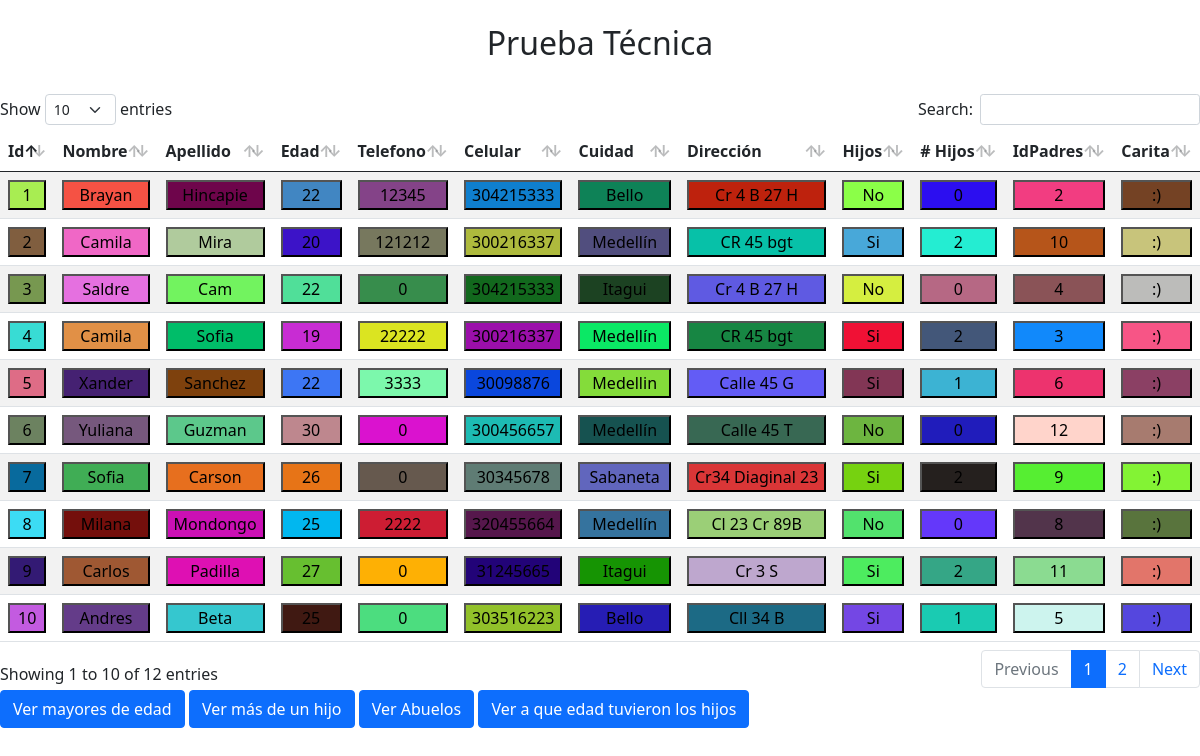
The app's page /Vista/index.php with its own data.
### tables this page shows
CREATE TABLE `personas` (
  `id` int(11) NOT NULL,
  `nombre` varchar(50) NOT NULL,
  `apellido` varchar(50) NOT NULL,
  `edad` int(11) NOT NULL,
  `telefono` int(11) NOT NULL,
  `celular` int(12) NOT NULL,
  `ciudad` varchar(40) NOT NULL,
  `direccion` varchar(30) NOT NULL,
  `hijos` tinyint(1) NOT NULL,
  `n_hijos` int(11) NOT NULL,
  `edadTuvoHijos` varchar(3) NOT NULL,
  `idPadres` int(11) NOT NULL
);

### Modelo/crudPersonas.php (called while the page is built, shortened)
<?php
class crudPersonas{
	public function listar(){
		$Db = Db::Conectar();
		$sql = $Db -> query("SELECT * FROM `personas`");
		$sql -> execute();
		return $sql -> fetchAll();
	}
}
?>

### Controlador/controladorPersonas.php (called while the page is built, shortened)
<?php
include "../Modelo/conexion.php";
include "../Modelo/crudPersonas.php";
class controladorPersonas
{
    public function listarPersonas(){
    	$crudPersonas = new crudPersonas();
    	return $crudPersonas -> listar();
    }
}
?>

### Modelo/conexion.php (called while the page is built, shortened)
<?php
class Db{
    public static function CerrarConexion(&$conn) {
      return $conn=null;
    }
}

### Vista/index.php (the view, shortened to what this page needs)
<?php
include "../Controlador/controladorPersonas.php";
$listarPersonas = $controladorPersonas->listarPersonas();
?>
<!DOCTYPE html>
<html>
<head>
	<link rel="stylesheet" type="text/css" href="css/bootstrap.min.css">
	<link rel="stylesheet" type="text/css" href="css/dataTables.bootstrap5.min.css">
</head>
<body>
	<br>
	<div>
		<h2 style="text-align: center">Prueba Técnica</h2>
	</div>
	<br>
	<div class="row" >
		<col span="10">
		<table id="tabla" class="table table-striped" style="width:100%">
		<thead>
			<tr>
				<th>Id</th>
				<th>Nombre</th>
				<th>Apellido</th>
				<th>Edad</th>
				<th>Telefono</th>
				<th>Celular</th>
				<th>Cuidad</th>
				<th>Dirección</th>
				<th>Hijos</th>
				<th># Hijos</th>
				<th>IdPadres</th>
				<th>Carita</th>
			</tr>
		</thead>
			<tbody>
				<?php
				$cont=0;
				foreach ($listarPersonas as $listar) {
				?>
				<tr>
					<td><button <?php $id = $cont++ ?> id="<?php echo $id?>"type="button" style="width:100%" onclick="cambiarcolor(<?php echo $id?>)"><?php echo $listar['id']?></button></td>
					<td><button <?php $id = $cont++ ?> id="<?php echo $id?>"type="button" style="width:100%" onclick="cambiarcolor(<?php echo $id?>)"><?php echo $listar['nombre']?></button></td>
					<td><button <?php $id = $cont++ ?> id="<?php echo $id?>"type="button" style="width:100%" onclick="cambiarcolor(<?php echo $id?>)"><?php echo $listar['apellido']?></button></td>
					<td ><button <?php $id = $cont++ ?> id="<?php echo $id?>"type="button" style="width:100%" onclick="cambiarcolor(<?php echo $id?>)"><?php echo $listar['edad']?></button></td>
					<td><button <?php $id = $cont++ ?> id="<?php echo $id?>"type="button" style="width:100%" onclick="cambiarcolor(<?php echo $id?>)"><?php echo $listar['telefono']?></button></td>
					<td><button <?php $id = $cont++ ?> id="<?php echo $id?>"type="button" style="width:100%" onclick="cambiarcolor(<?php echo $id?>)"><?php echo $listar['celular']?></button></td>
					<td><button <?php $id = $cont++ ?> id="<?php echo $id?>"type="button" style="width:100%" onclick="cambiarcolor(<?php echo $id?>)"><?php echo $listar['ciudad']?></button></td>
					<td><button <?php $id = $cont++ ?> id="<?php echo $id?>"type="button" style="width:100%" onclick="cambiarcolor(<?php echo $id?>)"><?php echo $listar['direccion']?></button></td>
					<td><button <?php $id = $cont++ ?> id="<?php echo $id?>"type="button" style="width:100%" onclick="cambiarcolor(<?php echo $id?>)"><?php if ($listar['hijos']== 0) {
						echo "No";
					} else {
						echo "Si";
					}
					?></button></td>
					<td><button <?php $id = $cont++ ?> id="<?php echo $id?>"type="button" style="width:100%" onclick="cambiarcolor(<?php echo $id?>)"><?php echo $listar['n_hijos']?></button></td>
					<td><button <?php $id = $cont++ ?> id="<?php echo $id?>"type="button" style="width:100%" onclick="cambiarcolor(<?php echo $id?>)"><?php echo $listar['idPadres']?></td>
					<td><button <?php $id = $cont++ ?> id="<?php echo $id?>"type="button" style="width:100%" onclick="cambiarcolor(<?php echo $id?>)">:)</button></td>
				</tr>
				<?php
				}
				?>
			</tbody>
		</table>
	</div>
	<button type="button" class="btn btn-primary" data-toggle="modal" data-target="#exampleModal">
	  Ver mayores de edad
	</button>
	<button type="button" class="btn btn-primary" data-toggle="modal" data-target="#hijos">
	  Ver más de un hijo
	</button>
	<button type="button" class="btn btn-primary" data-toggle="modal" data-target="#abuelos">
	  Ver Abuelos
	</button>
	<button type="button" class="btn btn-primary" data-toggle="modal" data-target="#edadhijos">
	  Ver a que edad tuvieron los hijos
	</button>
</body>
</html>

### records on screen
personas: id "1", nombre "Brayan", apellido "Hincapie", edad "22", telefono "12345", celular "304215333", ciudad "Bello", direccion "Cr 4 B 27 H", hijos "No", n_hijos "0", $id 10 (drawn), idPadres "2"
personas: id "2", nombre "Camila", apellido "Mira", edad "20", telefono "121212", celular "300216337", ciudad "Medellín", direccion "CR 45 bgt", hijos "Si", n_hijos "2", idPadres "10"
personas: id "3", nombre "Saldre", apellido "Cam", edad "22", telefono "0", celular "304215333", ciudad "Itagui", direccion "Cr 4 B 27 H", hijos "No", n_hijos "0", idPadres "4"
personas: id "4", nombre "Camila", apellido "Sofia", edad "19", telefono "22222", celular "300216337", ciudad "Medellín", direccion "CR 45 bgt", hijos "Si", n_hijos "2", idPadres "3"
personas: id "5", nombre "Xander", apellido "Sanchez", edad "22", telefono "3333", celular "30098876", ciudad "Medellin", direccion "Calle 45 G", hijos "Si", n_hijos "1", idPadres "6"
personas: id "6", nombre "Yuliana", apellido "Guzman", edad "30", telefono "0", celular "300456657", ciudad "Medellín", direccion "Calle 45 T", hijos "No", n_hijos "0", idPadres "12"
personas: id "7", nombre "Sofia", apellido "Carson", edad "26", telefono "0", celular "30345678", ciudad "Sabaneta", direccion "Cr34 Diaginal 23", hijos "Si", n_hijos "2", idPadres "9"
personas: id "8", nombre "Milana", apellido "Mondongo", edad "25", telefono "2222", celular "320455664", ciudad "Medellín", direccion "Cl 23 Cr 89B", hijos "No", n_hijos "0", idPadres "8"
personas: id "9", nombre "Carlos", apellido "Padilla", edad "27", $id 100 (drawn), telefono "0", celular "31245665", ciudad "Itagui", direccion "Cr 3 S", hijos "Si", n_hijos "2", idPadres "11"
personas: id "10", nombre "Andres", apellido "Beta", edad "25", telefono "0", celular "303516223", ciudad "Bello", direccion "Cll 34 B", hijos "Si", n_hijos "1", idPadres "5"
